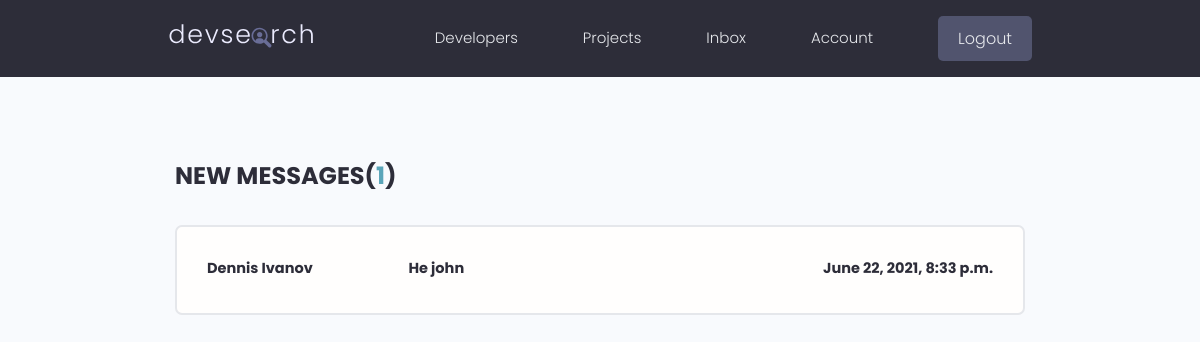
Screenshot of /inbox/ (signed in) with the database file from the repository.
### users/models.py (models this page shows, shortened)
class Message(models.Model):
    sender = models.ForeignKey(
        Profile, on_delete=models.SET_NULL, null=True, blank=True)
    recipient = models.ForeignKey(
        Profile, on_delete=models.SET_NULL, null=True, blank=True, related_name="messages")
    name = models.CharField(max_length=200, null=True, blank=True)
    email = models.EmailField(max_length=200, null=True, blank=True)
    subject = models.CharField(max_length=200, null=True, blank=True)
    body = models.TextField()
    is_read = models.BooleanField(default=False, null=True)
    created = models.DateTimeField(auto_now_add=True)
    id = models.UUIDField(default=uuid.uuid4, unique=True,
                          primary_key=True, editable=False)
    class Meta:
        ordering = ['is_read', '-created']

### users/views.py (the view)
# urls.py: path('inbox/', views.inbox, name="inbox"),
@login_required(login_url='login')
def inbox(request):
    profile = request.user.profile
    messageRequests = profile.messages.all()
    unreadCount = messageRequests.filter(is_read=False).count()
    context = {'messageRequests': messageRequests, 'unreadCount': unreadCount}
    return render(request, 'users/inbox.html', context)

### users/templates/users/inbox.html
{% extends 'main.html' %}
{% block content %}
<main class="inbox my-xl">
  <div class="content-box">
    <h3 class="inbox__title">New Messages(<span>{{unreadCount}}</span>)</h3>
    <ul class="messages">
      {% for message in messageRequests %}
      {% if message.is_read == False %}
      <li class="message message--unread">
        {% else %}
      <li class="message">
        {% endif %}
        <a href="{% url 'message' message.id %}">
          <span class="message__author">{{message.name}}</span>
          <span class="message__subject">{{message.subject}}</span>
          <span class="message__date">{{message.created}}</span>
        </a>
      </li>
      {% endfor %}
    </ul>
  </div>
</main>
{% endblock content %}

### static/styles/app.css (style rules this page uses)
:root { --color-sub: #2d2d39; }
.content-box { width: 95%; max-width: 85rem; margin: 0 auto; }
.inbox { height: 90vh; }
.inbox__title, .inbox__title span { font-size: 2.4rem; font-weight: 700; color: var(--color-sub); text-transform: uppercase; text-align: left; margin-bottom: 3rem; }
.inbox__title span { color: var(--color-main); }
.messages { list-style: none; background: var(--color-white); padding: 0.5rem 3rem; border: 2px solid var(--color-light); border-radius: 0.7rem; }
.message { padding: 2.5rem 0; }
.message > a span { font-size: 1.45rem; font-weight: 500; }
.message.message--unread a span { font-weight: 700; color: var(--color-sub); }
.message > a { display: flex; gap: 1rem; }
.message__author, .message__date { flex-basis: 25%; }
.message__subject { flex-basis: 50%; }
.message__date { text-align: right; }

### static/uikit/styles/modules/_variables.css (style rules this page uses)
:root { --color-main: #5aa5b9; --color-main-light: #e6faff; --color-sub: #3f4156; --color-sub-light: #51546e; --color-sub-lighter: #ededfd; --color-text: #737373; --color-gray: #8b8b8b; --color-light: #e5e7eb; --color-light-gray: #767676; --color-bg: #f8fafd; --color-white: #fffefd; --color-white-light: #f3f3f3; --color-success: #359e64; --color-success-bg: #def8e8; --color-error: #fc4b0b; --color-error-bg: #fff2ee; --font-base: 'Poppins', arial, helvetica, 'Segoe UI', roboto, ubuntu, sans-serif; --font-monospace: 'Fira Code', 'Courier New', courier, monospace; --font-regular: 300; --font-medium: 500; --font-bold: 700; --generic-shadow: 1px 1px 5px #00000010; --generic-transition: all 0.3s ease-in-out; }

### static/uikit/styles/modules/_base.css (style rules this page uses)
* { margin: 0; padding: 0; box-sizing: border-box; text-rendering: optimizeLegibility; color: inherit; font-size: inherit; }
html { font-size: 50%; }
@media only screen and (min-width: 480px) { html { font-size: 56.25%; } }
@media only screen and (min-width: 1200px) { html { font-size: 62.5%; } }
body { line-height: 1.6; font-weight: 400; font-size: 1.5rem; color: var(--color-text); background-color: var(--color-bg); min-height: 100vh; }

### static/uikit/styles/modules/_typography.css (style rules this page uses)
* { font-family: var(--font-base); }
h3 { font-size: 3.2rem; font-weight: var(--font-medium); }
p, span, strong { font-size: 1.6rem; color: var(--color-text); font-weight: var(--font-regular); }
a { padding-bottom: 2px; text-decoration: none; display: inline-block; color: var(--color-main); font-weight: var(--font-medium); }

### static/uikit/styles/modules/_utilities.css (style rules this page uses)
.my-xl { margin: 8rem auto; }

### rows the page displays
Message: name "Dennis Ivanov", subject "He john", created "June 22, 2021, 8:33 p.m."

### other values shown
{{ unreadCount }} "1"
